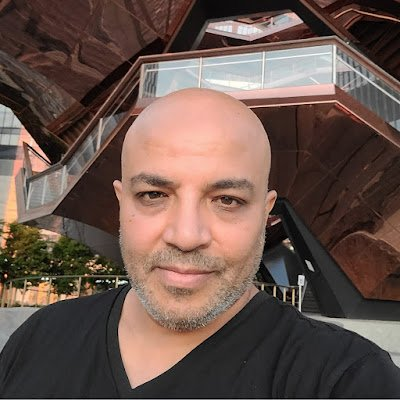
#> input picture Project_4_FaceDetection_Images/img.png, 400 x 400 px, found by its file name
$ python Project_4_FaceDetection.py
#> lines starting #> are read from the running program, lines starting #| are printed output that depends on the picture
import cv2

img=cv2.imread('Images/img.png')
#> img is the input picture: shape (400, 400, 3); mean B, G, R 76.2, 84.3, 105
cv2.imshow('Person',img)
img_group=cv2.imread("Images/img_2.png")
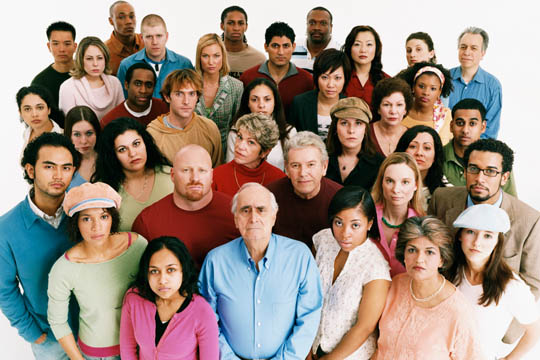
#> input picture Project_4_FaceDetection_Images/img_2.png, 540 x 360 px, found by its file name
#> img_group is the input picture: shape (360, 540, 3); mean B, G, R 132.1, 142.6, 159.9


gray=cv2.cvtColor(img,cv2.COLOR_BGR2GRAY)
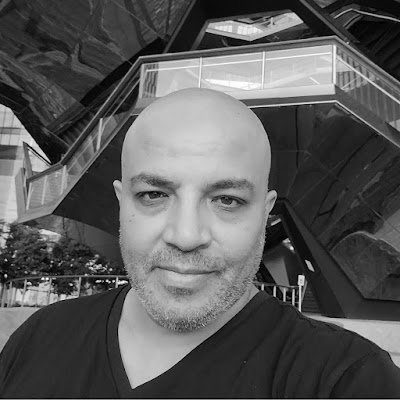
#> gray: shape (400, 400); min 0, max 255, mean 89.6
gray_group=cv2.cvtColor(img_group,cv2.COLOR_BGR2GRAY)
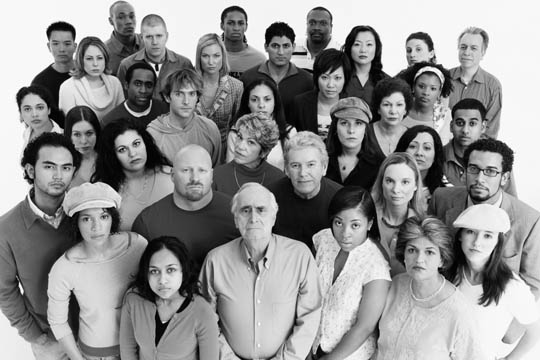
#> gray_group: shape (360, 540); min 0, max 255, mean 146.6
cv2.imshow("gray",gray)
cv2.imshow("gray group",gray_group)

#> (the run stopped early here; a loop or call above may not have finished)
